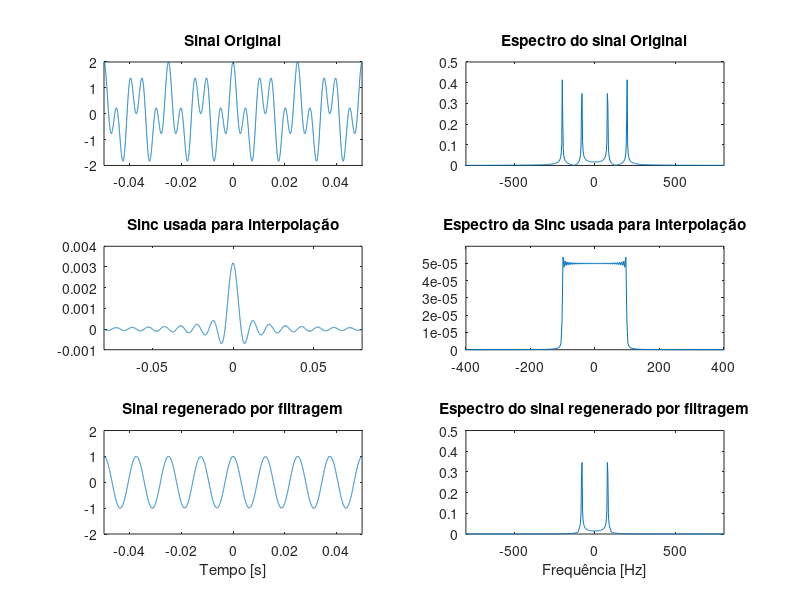

Reproduce this figure in MATLAB. (Note: this script raises an error after producing the figure.)
clear all;clc;close all;
%% Parâmetros da Sinc
B=100;                                                      % Banda do filtro
Ts=1/(200*pi*B);                                            % Taxa de geração (Passo no tempo)
Fs=1/Ts;                                                    % Frequência de amostragem
N=10000;                                                    % Número de amostras
tf=N*Ts;                                                    % Tempo final
t=-tf:Ts:tf;                                                % Eixo do tempo
Am=2*Ts*B;                                                  % Amplitude do sinal
s= Am*sinc(2*B*t);                                          % Sinc para reconstrução no tempo
m=cos(2*pi*200*t)+cos(2*pi*80*t);                           % Sinal m(t)

%% Convolução
c=conv(s,m);                                                % Calcula a convolução e realiza a filtragem no tempo
c=c(1,(length(t)-1)/2:3*(length(t)-1)/2);                   % Ajusta o tamanho do vetor
    
%% Espectros de frequência
lfft=length(s);                                             % Comprimento da FFT
S=fftshift(fft(s,lfft)/lfft);                               % Sinc S(f)
M=fftshift(fft(m,lfft)/lfft);                               % Sinal M(f) 
C=fftshift(fft(c,lfft)/lfft);                               % Sinal M(f) 
freq= -Fs/2:Fs/lfft:Fs/2-Fs/lfft;                           % Eixo da frequência

%% Gráficos 
% Plot do Sinal no tempo
fig = figure;
subplot(3,2,1);                                      
plot(t,m);
title('Sinal Original');
axis([-0.05 0.05 -2 2]);
% Plot do Sinal na frequência                   
subplot(3,2,2);
plot(freq,abs(M));        
title('Espectro do sinal Original');
axis([-800 800 0 0.5]);
%------------------------------------
% Plot do Sinc no tempo
subplot(3,2,3);                                      
plot(t,s);
title('Sinc usada para interpolação');
axis([-0.08 0.08 -1e-3 4e-3]);
% Plot do Sinc na frequência                   
subplot(3,2,4);
plot(freq,abs(S));       
title('Espectro da Sinc usada para interpolação');
axis([-400 400 0 6e-5]);
%------------------------------------
% Plot da convolução no tempo                                
subplot(3,2,5);
plot(t,c);      
title('Sinal regenerado por filtragem');
xlabel('Tempo [s]');
axis([-0.05 0.05 -2 2]);
% Plot da convolução na frequência   
subplot(3,2,6);
plot(freq,abs(C));
title('Espectro do sinal regenerado por filtragem');
xlabel('Frequência [Hz]');
axis([-800 800 0 0.5]);

fig.PaperUnits = 'inches';
fig.PaperPosition = [0 0 9 9];